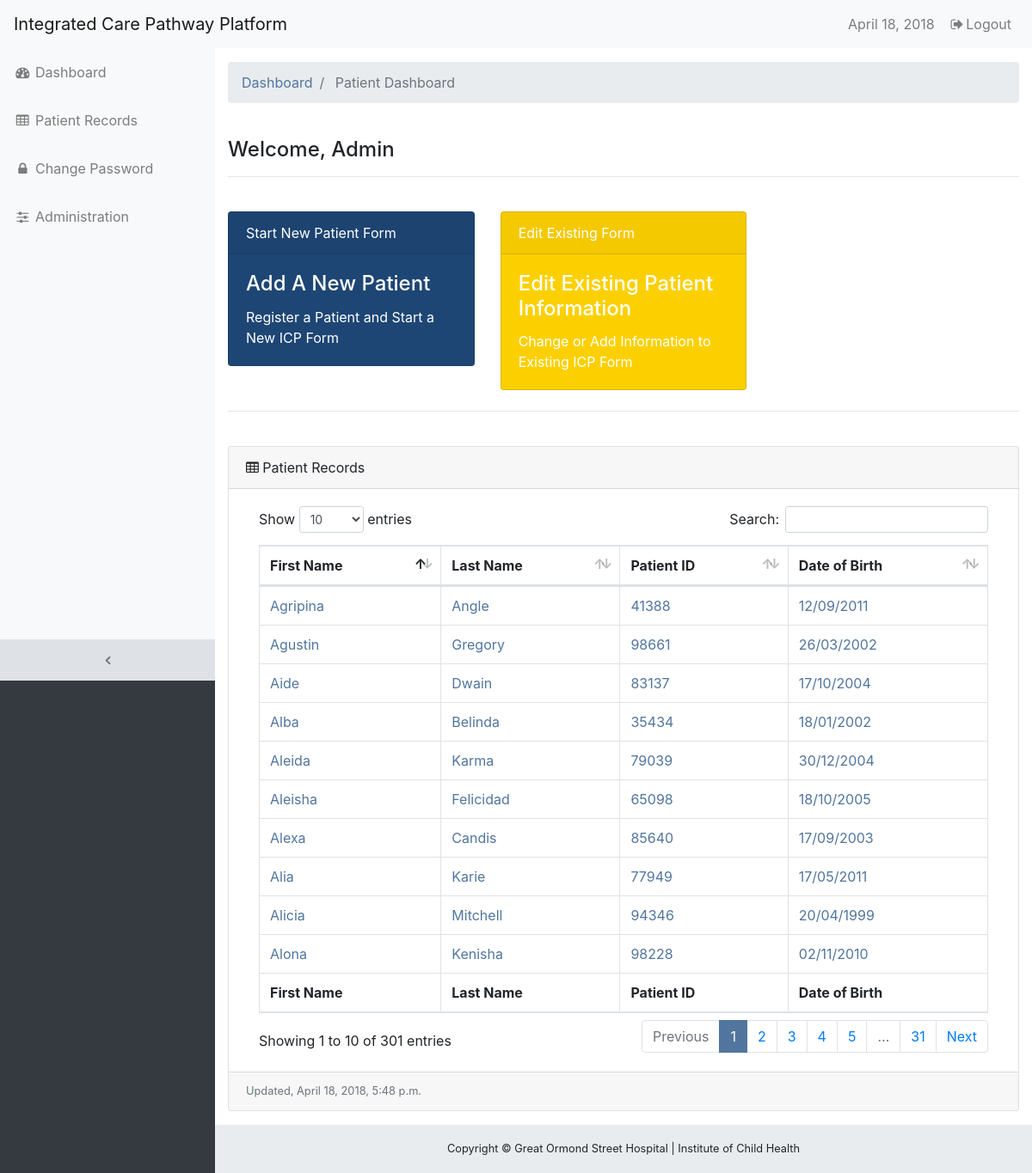
The page / (signed in) on the database its author committed.
### form/models.py (models this page shows, shortened)
class Patient(models.Model):
    first_name = models.CharField(max_length=100)
    last_name = models.CharField(max_length=100,)
    patient_id = models.CharField(max_length=100, validators=[val_pat_id], unique=True)
    date_of_birth = models.DateField(validators=[valid_dob])

### form/views.py (the view)
@login_required
def get_patient_dashboard(request):
    time = datetime.now()
    patients = Patient.objects.all()
    return render(request, 'form/patient_dashboard.html', {'patients':patients, 'db_time': time, 'date': current_date()}, )

### form/views.py (called while the page is built)
def current_date():
    return date.today()

### form/templates/form/patient_dashboard.html (shortened to what this page needs)
{% extends 'form/base.html' %}
{% block breadcrumb %}
<li class="breadcrumb-item active">
    Patient Dashboard
</li>
{% endblock %}
{% block content %}
<div class="row1">
    <br>
    <h4>Welcome, {{user.first_name}} {{user.last_name}}</h4>
    <hr>
    <br>
</div>
<div class="row">
    <div class="col-4">
        <a href="/add-patient">
            <div class="card text-white bg-success mb-3" style="max-width: 30rem;max-height: 80rem;background-color:#1E4674!important;">
                <div class="card-header">Start New Patient Form</div>
                <div class="card-body">
                    <h4 class="card-title">Add A New Patient</h4>
                    <p class="card-text">Register a Patient and Start a New ICP Form</p>
                </div>
            </div>
        </a>
    </div>
    <div class="col-4">
        <a href="/edit-patient">
            <div class="card text-white bg-warning mb-2" style="max-width: 30rem;max-height: 80rem;background-color:#FCD000!important;">
                <div class="card-header">Edit Existing Form</div>
                <div class="card-body">
                    <h4 class="card-title">Edit Existing Patient Information</h4>
                    <p class="card-text">Change or Add Information to Existing ICP Form</p>
                </div>
            </div>
        </a>
    </div>
</div>
<hr>
<br>
 <div class="card mb-3">
        <div class="card-header">
          <i class="fa fa-table"></i>  Patient Records</div>
        <div class="card-body">
          <div class="table-responsive">
            <table class="table table-bordered" id="dataTable" width="100%" cellspacing="0">
              <thead>
                <tr>
                  <th>First Name</th>
                  <th>Last Name</th>
                  <th>Patient ID</th>
                  <th>Date of Birth</th>
                </tr>
              </thead>
              <tfoot>
                <tr>
                  <th>First Name</th>
                  <th>Last Name</th>
                  <th>Patient ID</th>
                  <th>Date of Birth</th>
                </tr>
              </tfoot>
              <tbody>
              {% for p in patients %}
                <tr>
                  <td><a href="{% url 'get_patient_information' p.patient_id %}" </a>{{p.first_name}}</td>
                  <td><a href="{% url 'get_patient_information' p.patient_id %}" </a>{{p.last_name}}</td>
                  <td><a href="{% url 'get_patient_information' p.patient_id %}" </a>{{p.patient_id}}</td>
                  <td><a href="{% url 'get_patient_information' p.patient_id %}" </a>{{p.date_of_birth | date:'d/m/Y'}}</td>
                </tr>
              {% endfor %}
            </tbody>
            </table>
          </div>
        </div>
        <div class="card-footer small text-muted">Updated, {{db_time}}</div>
      </div>
    </div>
{% endblock %}

### form/templates/form/base.html (shortened to what this page needs)
{% load static %}
<html lang="en">
<head>
  <link href="{% static 'vendor/bootstrap/css/bootstrap.min.css' %}" rel="stylesheet">
  <link href="{% static 'vendor/font-awesome/css/font-awesome.min.css' %}" rel="stylesheet" type="text/css">
  <link href="{% static 'css/sb-admin.css' %}" rel="stylesheet">
  <link href="{% static 'vendor/datatables/dataTables.bootstrap4.css' %}" rel="stylesheet">
</head>
<body class="fixed-nav sticky-footer bg-dark" id="page-top">
  <nav class="navbar navbar-expand-lg navbar-light bg-light fixed-top" id="mainNav">
    <a class="navbar-brand" href="{% url 'get_patient_dashboard'%}">Integrated Care Pathway Platform</a>
    <div class="collapse navbar-collapse" id="navbarResponsive">
      <ul class="navbar-nav navbar-sidenav" id="exampleAccordion">
        <li class="nav-item" data-toggle="tooltip" data-placement="right" title="Dashboard">
          <a class="nav-link" href="{% url 'get_patient_dashboard' %}">
            <i class="fa fa-fw fa-dashboard"></i>
            <span class="nav-link-text">Dashboard</span>
          </a>
        </li>
        <li class="nav-item" data-toggle="tooltip" data-placement="right" title="Patients">
          <a class="nav-link" href="/edit-patient">
            <i class="fa fa-fw fa-table"></i>
            <span class="nav-link-text">Patient Records</span>
          </a>
        </li>
        <li class="nav-item" data-toggle="tooltip" data-placement="right" title="Passsword">
          <a class="nav-link" href="/password">
            <i class="fa fa-fw fa-lock"></i>
            <span class="nav-link-text">Change Password</span>
          </a>
        </li>
        <li class="nav-item" data-toggle="tooltip" data-placement="right" title="Administration">
          <a class="nav-link" href="/admin">
            <i class="fa fa-fw fa-sliders"></i>
            <span class="nav-link-text">Administration</span>
          </a>
        </li>
      </ul>
      <ul class="navbar-nav sidenav-toggler">
        <li class="nav-item">
          <a class="nav-link text-center" id="sidenavToggler">
            <i class="fa fa-fw fa-angle-left"></i>
          </a>
        </li>
      </ul>
      <ul class="navbar-nav ml-auto">
        <li class="nav-item">
          <a class="nav-link">
            {{date}}</a>
        </li>
        <li class="nav-item">
          <a class="nav-link" data-toggle="modal" data-target="#exampleModal">
            <i class="fa fa-fw fa-sign-out"></i>Logout</a>
        </li>
      </ul>
    </div>
  </nav>
  <div class="content-wrapper">
    <div class="container-fluid">
      <ol class="breadcrumb">
        <li class="breadcrumb-item">
          <a href="{% url 'get_patient_dashboard' %}">Dashboard</a>
        </li>
        {% block breadcrumb %}
        {% endblock %}
      </ol>
      <div class="row">
        <div class="col-12">
          {% block content %}
            {% endblock %}
        </div>
      </div>
    </div>
    <footer class="sticky-footer">
      <div class="container">
        <div class="text-center">
          <small>Copyright © Great Ormond Street Hospital | Institute of Child Health</small>
        </div>
      </div>
    </footer>
</body>
</html>

### static/css/sb-admin.css (style rules this page uses)
html { position: relative; min-height: 100%; }
body { overflow-x: hidden; }
body.sticky-footer { margin-bottom: 56px; }
body.sticky-footer .content-wrapper { min-height: calc(100vh - 56px - 56px); }
body.fixed-nav { padding-top: 56px; }
.content-wrapper { min-height: calc(100vh - 56px); padding-top: 1rem; }
#mainNav .navbar-collapse { overflow: auto; max-height: 75vh; }
#mainNav .navbar-collapse .navbar-nav .nav-item .nav-link { cursor: pointer; }
#mainNav .navbar-collapse .sidenav-toggler { display: none; }
@media (min-width: 992px) { #mainNav .navbar-brand { width: 250px; } }
@media (min-width: 992px) { #mainNav .navbar-collapse { overflow: visible; max-height: none; } }
@media (min-width: 992px) { #mainNav .navbar-collapse .navbar-sidenav { position: absolute; top: 0; left: 0; -webkit-flex-direction: column; -ms-flex-direction: column; flex-direction: column; margin-top: 56px; } }
@media (min-width: 992px) { #mainNav .navbar-collapse .navbar-sidenav > .nav-item { width: 250px; padding: 0; } }
@media (min-width: 992px) { #mainNav .navbar-collapse .navbar-sidenav > .nav-item > .nav-link { padding: 1em; } }
#mainNav.fixed-top .sidenav-toggler { display: none; }
@media (min-width: 992px) { #mainNav.fixed-top .navbar-sidenav { height: calc(100vh - 112px); } }
@media (min-width: 992px) { #mainNav.fixed-top .sidenav-toggler { position: absolute; top: 0; left: 0; display: flex; -webkit-flex-direction: column; -ms-flex-direction: column; flex-direction: column; margin-top: calc(100vh - 56px); } }
@media (min-width: 992px) { #mainNav.fixed-top .sidenav-toggler > .nav-item { width: 250px; padding: 0; } }
@media (min-width: 992px) { #mainNav.fixed-top .sidenav-toggler > .nav-item > .nav-link { padding: 1em; } }
#mainNav.fixed-top.navbar-light .sidenav-toggler { background-color: #dee2e6; }
#mainNav.fixed-top.navbar-light .sidenav-toggler a i { color: rgba(0, 0, 0, 0.5); }
.content-wrapper { overflow-x: hidden; background: white; }
@media (min-width: 992px) { .content-wrapper { margin-left: 250px; } }
#sidenavToggler i { font-weight: 800; }
#mainNav.navbar-light .navbar-collapse .navbar-sidenav > .nav-item > .nav-link { color: rgba(0, 0, 0, 0.5); }
@media (min-width: 992px) { #mainNav.navbar-light .navbar-collapse .navbar-sidenav { background: #f8f9fa; } }
footer.sticky-footer { position: absolute; right: 0; bottom: 0; width: 100%; height: 56px; background-color: #e9ecef; line-height: 55px; }
@media (min-width: 992px) { footer.sticky-footer { width: calc(100% - 250px); } }

### form/templates/form/base.html (style rules this page uses)
a { color: #51759E; text-decoration: none; background-color: transparent; }

### rows shown on the page
Patient: first_name "Aleida", last_name "Karma", patient_id "79039", date_of_birth "30/12/2004"
Patient: first_name "Alona", last_name "Kenisha", patient_id "98228", date_of_birth "02/11/2010"
Patient: first_name "Agripina", last_name "Angle", patient_id "41388", date_of_birth "12/09/2011"
Patient: first_name "Alicia", last_name "Mitchell", patient_id "94346", date_of_birth "20/04/1999"
Patient: first_name "Agustin", last_name "Gregory", patient_id "98661", date_of_birth "26/03/2002"
Patient: first_name "Alexa", last_name "Candis", patient_id "85640", date_of_birth "17/09/2003"
Patient: first_name "Aide", last_name "Dwain", patient_id "83137", date_of_birth "17/10/2004"
Patient: first_name "Alia", last_name "Karie", patient_id "77949", date_of_birth "17/05/2011"
Patient: first_name "Alba", last_name "Belinda", patient_id "35434", date_of_birth "18/01/2002"
Patient: first_name "Aleisha", last_name "Felicidad", patient_id "65098", date_of_birth "18/10/2005"

### other values the page prints
{{ date }} "April 18, 2018"
{{ user.first_name }} "Admin"
